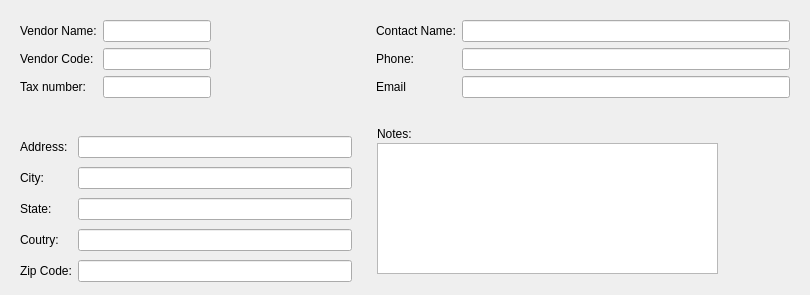
<?xml version="1.0" encoding="UTF-8"?>
<ui version="4.0">
 <class>VendorMaintance</class>
 <widget class="QWidget" name="VendorMaintance">
  <property name="geometry">
   <rect>
    <x>0</x>
    <y>0</y>
    <width>810</width>
    <height>295</height>
   </rect>
  </property>
  <property name="minimumSize">
   <size>
    <width>810</width>
    <height>295</height>
   </size>
  </property>
  <property name="maximumSize">
   <size>
    <width>800</width>
    <height>289</height>
   </size>
  </property>
  <property name="windowTitle">
   <string>Vendor Maintance</string>
  </property>
  <layout class="QGridLayout" name="gridLayout_3">
   <item row="0" column="0">
    <widget class="QFrame" name="frame_3">
     <property name="minimumSize">
      <size>
       <width>400</width>
       <height>100</height>
      </size>
     </property>
     <property name="maximumSize">
      <size>
       <width>350</width>
       <height>148</height>
      </size>
     </property>
     <property name="frameShape">
      <enum>QFrame::NoFrame</enum>
     </property>
     <property name="frameShadow">
      <enum>QFrame::Raised</enum>
     </property>
     <layout class="QGridLayout" name="gridLayout">
      <property name="sizeConstraint">
       <enum>QLayout::SetFixedSize</enum>
      </property>
      <item row="0" column="0">
       <widget class="QLabel" name="label_2">
        <property name="text">
         <string>Vendor Name:</string>
        </property>
       </widget>
      </item>
      <item row="1" column="1">
       <widget class="QLineEdit" name="lineEdit_VendorCode"/>
      </item>
      <item row="3" column="0">
       <widget class="QLabel" name="label_3">
        <property name="text">
         <string>Tax number:</string>
        </property>
       </widget>
      </item>
      <item row="3" column="1">
       <widget class="QLineEdit" name="lineEdit_TaxId"/>
      </item>
      <item row="0" column="1">
       <widget class="QLineEdit" name="lineEdit_VendorName"/>
      </item>
      <item row="1" column="0">
       <widget class="QLabel" name="label">
        <property name="text">
         <string>Vendor Code:</string>
        </property>
       </widget>
      </item>
     </layout>
    </widget>
   </item>
   <item row="0" column="1">
    <widget class="QFrame" name="frame_5">
     <property name="minimumSize">
      <size>
       <width>350</width>
       <height>100</height>
      </size>
     </property>
     <property name="maximumSize">
      <size>
       <width>341</width>
       <height>148</height>
      </size>
     </property>
     <property name="frameShape">
      <enum>QFrame::NoFrame</enum>
     </property>
     <property name="frameShadow">
      <enum>QFrame::Raised</enum>
     </property>
     <layout class="QGridLayout" name="gridLayout_6">
      <property name="sizeConstraint">
       <enum>QLayout::SetMinAndMaxSize</enum>
      </property>
      <item row="2" column="0">
       <widget class="QLabel" name="label_9">
        <property name="text">
         <string>Email</string>
        </property>
       </widget>
      </item>
      <item row="1" column="0">
       <widget class="QLabel" name="label_11">
        <property name="text">
         <string>Phone:</string>
        </property>
       </widget>
      </item>
      <item row="0" column="1">
       <widget class="QLineEdit" name="lineEdit_ContactName"/>
      </item>
      <item row="1" column="1">
       <widget class="QLineEdit" name="lineEdit_Phone"/>
      </item>
      <item row="0" column="0">
       <widget class="QLabel" name="label_10">
        <property name="text">
         <string>Contact Name:</string>
        </property>
       </widget>
      </item>
      <item row="2" column="1">
       <widget class="QLineEdit" name="lineEdit_Email"/>
      </item>
     </layout>
    </widget>
   </item>
   <item row="1" column="0">
    <widget class="QFrame" name="frame_2">
     <property name="minimumSize">
      <size>
       <width>350</width>
       <height>170</height>
      </size>
     </property>
     <property name="maximumSize">
      <size>
       <width>321</width>
       <height>148</height>
      </size>
     </property>
     <property name="frameShape">
      <enum>QFrame::NoFrame</enum>
     </property>
     <property name="frameShadow">
      <enum>QFrame::Raised</enum>
     </property>
     <layout class="QGridLayout" name="gridLayout_2">
      <item row="0" column="0">
       <widget class="QLabel" name="label_4">
        <property name="text">
         <string>Address:</string>
        </property>
       </widget>
      </item>
      <item row="0" column="1">
       <widget class="QLineEdit" name="lineEdit_Address"/>
      </item>
      <item row="1" column="0">
       <widget class="QLabel" name="label_7">
        <property name="text">
         <string>City:</string>
        </property>
       </widget>
      </item>
      <item row="1" column="1">
       <widget class="QLineEdit" name="lineEdit_City"/>
      </item>
      <item row="2" column="0">
       <widget class="QLabel" name="label_6">
        <property name="text">
         <string>State:</string>
        </property>
       </widget>
      </item>
      <item row="2" column="1">
       <widget class="QLineEdit" name="lineEdit_State"/>
      </item>
      <item row="3" column="0">
       <widget class="QLabel" name="label_8">
        <property name="text">
         <string>Coutry:</string>
        </property>
       </widget>
      </item>
      <item row="3" column="1">
       <widget class="QLineEdit" name="lineEdit_Country"/>
      </item>
      <item row="4" column="0">
       <widget class="QLabel" name="label_5">
        <property name="text">
         <string>Zip Code:</string>
        </property>
       </widget>
      </item>
      <item row="4" column="1">
       <widget class="QLineEdit" name="lineEdit_ZipCode"/>
      </item>
     </layout>
    </widget>
   </item>
   <item row="1" column="1">
    <widget class="QFrame" name="frame">
     <property name="minimumSize">
      <size>
       <width>361</width>
       <height>151</height>
      </size>
     </property>
     <property name="frameShape">
      <enum>QFrame::NoFrame</enum>
     </property>
     <property name="frameShadow">
      <enum>QFrame::Raised</enum>
     </property>
     <widget class="QLabel" name="label_12">
      <property name="geometry">
       <rect>
        <x>10</x>
        <y>10</y>
        <width>58</width>
        <height>22</height>
       </rect>
      </property>
      <property name="text">
       <string>Notes:</string>
      </property>
     </widget>
     <widget class="QTextEdit" name="textEdit_notes">
      <property name="geometry">
       <rect>
        <x>10</x>
        <y>30</y>
        <width>341</width>
        <height>131</height>
       </rect>
      </property>
     </widget>
    </widget>
   </item>
  </layout>
 </widget>
 <resources/>
 <connections/>
</ui>
